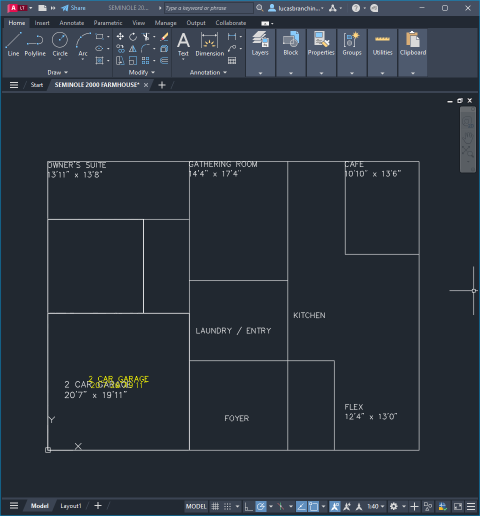
#> input picture backend/data/whitestone-v2.png, 960 x 1032 px (shown at 1/2 size)
$ python -i label_converter.py   (imports and definitions only)
#> lines starting #> are read from the running program, lines starting #| are printed output that depends on the picture; after the words box and inside, x2 and y2 are one past the last pixel; in counts of white or black regions, pixels touching at a corner belong together
#> in convert, img_bgr is the input picture: shape (1032, 960, 3); mean B, G, R 59.5, 50.2, 42.4
"""
label_converter.py  —  converts a hand-painted / AI-painted TRAIN ONE.png
into the label.npy + heatmaps.json format that CubiCasa training expects.

Matches painted colors to class IDs using nearest-neighbor in RGB space.
Tolerant of slight color variations from AI painters.

Usage:
    python training/label_converter.py                        # all folders
    python training/label_converter.py --folder D:/PointAIData/dataset/0001
    python training/label_converter.py --preview              # save preview PNGs
    python training/label_converter.py --start 12 --end 221  # range of folders
"""
from __future__ import annotations

import argparse
import json
import numpy as np
import cv2
from pathlib import Path

# ---------------------------------------------------------------------------
# Color → class mapping
# ---------------------------------------------------------------------------

# Room segmentation classes (label channel)
ROOM_COLORS: list[tuple[tuple[int,int,int], int, str]] = [
    ((255, 255, 255),  0,  "background"),
    ((244, 249, 239),  1,  "outdoor"),
    ((32,  37,  45),   2,  "wall"),
    ((241, 231, 214),  3,  "kitchen"),
    ((250, 241, 221),  4,  "living"),
    ((233, 242, 255),  5,  "bedroom"),
    ((226, 241, 245),  6,  "bath"),
    ((240, 240, 240),  7,  "entry"),
    ((226, 226, 226),  8,  "railing"),
    ((237, 230, 239),  9,  "storage"),
    ((231, 233, 236),  10, "garage"),
    ((248, 248, 248),  11, "room"),
]

# Icon segmentation classes (separate channel)
ICON_COLORS: list[tuple[tuple[int,int,int], int, str]] = [
    ((255, 255, 255),  0,  "background"),
    ((69,  142, 255),  1,  "window"),
    ((214, 116, 47),   2,  "door"),
]

# Build numpy arrays for fast nearest-neighbor matching
_ROOM_PALETTE = np.array([c[0] for c in ROOM_COLORS], dtype=np.float32)   # (N, 3)
_ROOM_IDS     = np.array([c[1] for c in ROOM_COLORS], dtype=np.uint8)

_ICON_PALETTE = np.array([c[0] for c in ICON_COLORS], dtype=np.float32)
_ICON_IDS     = np.array([c[1] for c in ICON_COLORS], dtype=np.uint8)


def _nearest(pixels: np.ndarray, palette: np.ndarray, ids: np.ndarray) -> np.ndarray:
    """
    For each pixel (N,3) find the nearest color in palette → return class IDs (N,).
    Uses chunked processing to avoid OOM on large images.
    """
    h = pixels.shape[0]
    result = np.zeros(h, dtype=np.uint8)
    chunk = 50_000
    for start in range(0, h, chunk):
        end = min(start + chunk, h)
        diff = pixels[start:end, None, :] - palette[None, :, :]   # (C,N,3)
        dist = np.sum(diff ** 2, axis=2)                           # (C,N)
        result[start:end] = ids[np.argmin(dist, axis=1)]
    return result


def _separate_walls_from_doors(rgb: np.ndarray) -> tuple[np.ndarray, np.ndarray]:
    """
    Separate wall pixels from door arc pixels.

    Strategy:
    1. Dark pixels (R<80, G<80, B<80) → always walls — AI paints walls near-black
    2. Orange pixels (R>150, R-B>80) → ambiguous (could be wall or door)
       Apply thickness test: thick orange → wall, thin orange → door
    3. Blue pixels → windows (handled separately, not touched here)

    Returns (wall_mask, door_mask) as boolean arrays (H, W).
    """
    r = rgb[:,:,0].astype(int)
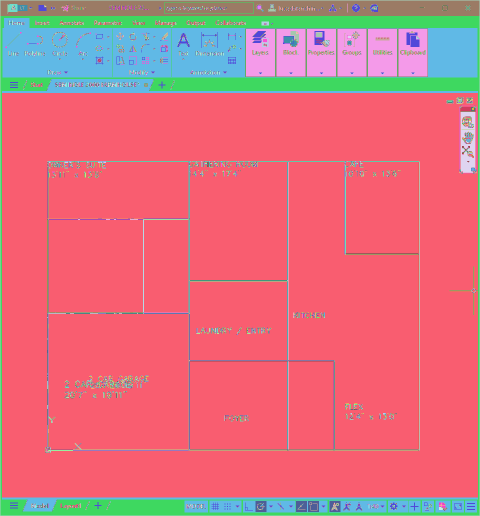
#> r: shape (1032, 960) int64 (shown at 1/2 size); 237 distinct labels, from 6 to 255; one colour per label, 0 black
    g = rgb[:,:,1].astype(int)
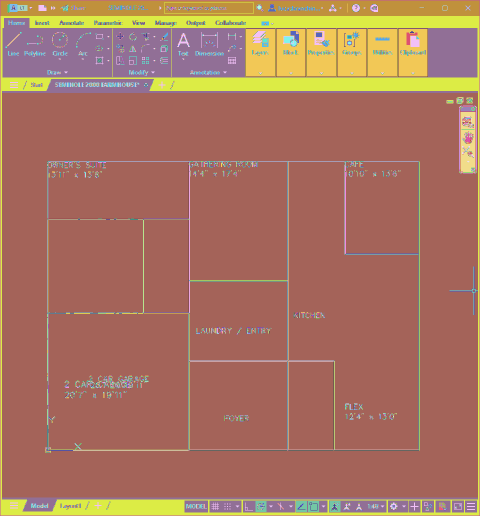
#> g: shape (1032, 960) int64 (shown at 1/2 size); 234 distinct labels, from 8 to 255; one colour per label, 0 black
    b = rgb[:,:,2].astype(int)
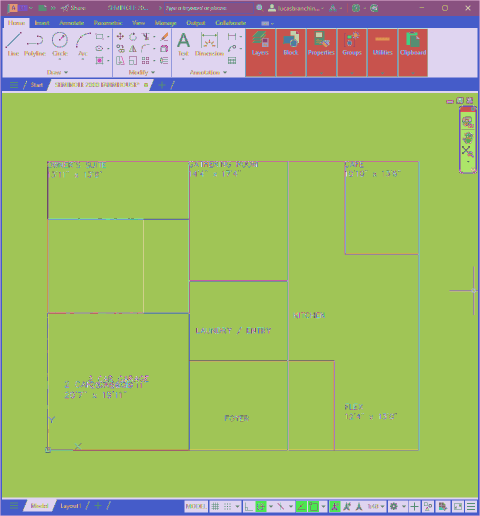
#> b: shape (1032, 960) int64 (shown at 1/2 size); 256 distinct labels, from 0 to 255; one colour per label, 0 black

    # 1. Dark pixels = walls (painted near-black by AI)
    dark_wall = (r < 80) & (g < 80) & (b < 80)
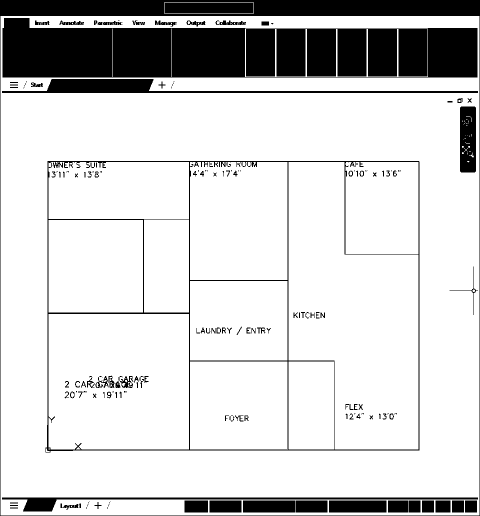
#> dark_wall: shape (1032, 960) bool (shown at 1/2 size); 82.2% white; 167 black regions (46 under 20 px), largest, box (x1, y1, x2, y2) and area: (5, 36, 955, 155) 59374, (0, 0, 960, 1032) 29718, (91, 322, 839, 905) 12230

    # 2. Orange pixels = ambiguous (wall boundary lines OR door arcs)
    orange = (r > 130) & (r - b > 80) & (g < 160)
#> orange: shape (1032, 960) bool; 0.08% white; 355 white regions (354 under 20 px), largest, box (x1, y1, x2, y2) and area: (15, 8, 35, 26) 275

    # Apply morphological thickness test on orange only
    ERODE_PX = 6  # walls ~10-20px thick; door arcs ~2-4px → 6px separates them
    kernel = cv2.getStructuringElement(cv2.MORPH_RECT, (ERODE_PX, ERODE_PX))
    orange_u8 = orange.astype(np.uint8)
    thick_orange = cv2.erode(orange_u8, kernel, iterations=1)
#> thick_orange: shape (1032, 960); values 0 (black) and 1 (white), 0% white; 2 white regions (1 under 20 px), largest, box (x1, y1, x2, y2) and area: (18, 11, 23, 22) 34
    thick_orange = cv2.dilate(thick_orange, kernel, iterations=1)
#> thick_orange: shape (1032, 960); values 0 (black) and 1 (white), 0.02% white; 2 white regions, box (x1, y1, x2, y2) and area: (16, 9, 26, 25) 139, (30, 9, 36, 16) 42

    orange_wall = thick_orange.astype(bool)   # thick orange → wall
    orange_door = orange & ~orange_wall        # thin orange → door arc
#> orange_door: shape (1032, 960) bool; 0.07% white in thin lines or dots, all inside (x1, y1, x2, y2) = (15, 8, 887, 1020)

    wall_mask = dark_wall | orange_wall
#> wall_mask: shape (1032, 960) bool; 82.3% white; 167 black regions (46 under 20 px), largest, box (x1, y1, x2, y2) and area: (5, 36, 955, 155) 59374, (0, 0, 960, 1032) 29537, (91, 322, 839, 905) 12230
    door_mask = orange_door

    return wall_mask, door_mask


def convert(label_path: Path, preview: bool = False) -> dict:
    """
    Convert TRAIN ONE.png → label.npy + heatmaps.json
    Returns dict with pixel counts per class.
    """
    img_bgr = cv2.imread(str(label_path))
    if img_bgr is None:
        raise FileNotFoundError(f"Cannot read {label_path}")

    rgb = cv2.cvtColor(img_bgr, cv2.COLOR_BGR2RGB)
    h, w = rgb.shape[:2]
    flat = rgb.astype(np.float32).reshape(-1, 3)

    # --- Separate thick walls from thin door arcs by morphology ---
    wall_mask, door_mask_morph = _separate_walls_from_doors(rgb)

    # --- Room label mask (nearest color) ---
    room_flat = _nearest(flat, _ROOM_PALETTE, _ROOM_IDS)
    room_mask = room_flat.reshape(h, w)

    # Override: thick orange/dark regions → wall class regardless of color match
    room_mask[wall_mask] = 2   # wall
#> room_mask: shape (1032, 960); min 0, max 11, mean 2.13

    # --- Icon label mask ---
    icon_flat = _nearest(flat, _ICON_PALETTE, _ICON_IDS)
    icon_mask = icon_flat.reshape(h, w)

    # Override: thin orange regions → door class; thick → clear icon (already wall)
    icon_mask[door_mask_morph] = 2   # door
    icon_mask[wall_mask]       = 0   # not an icon, it's a wall
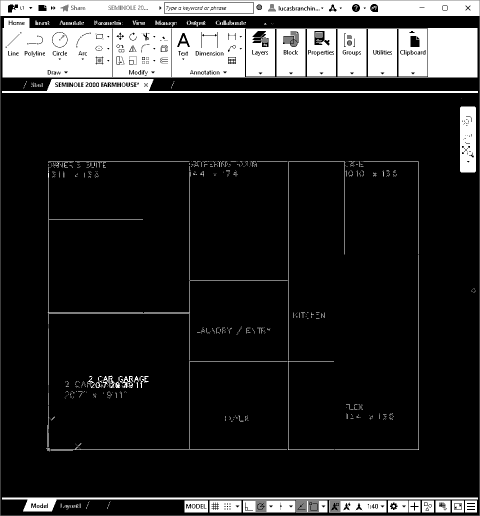
#> icon_mask: shape (1032, 960) (shown at 1/2 size); min 0, max 2, mean 0.31; drawn with min black and max white

    # --- Stack into (2, H, W) label array ---
    label = np.stack([room_mask, icon_mask], axis=0)   # channel 0=room, 1=icon

    # --- Heatmaps: junction points from wall mask ---
    heatmaps = _detect_junctions(room_mask)

    # --- Save ---
    out_dir = label_path.parent
    np.save(str(out_dir / "label.npy"), label)
    (out_dir / "heatmaps.json").write_text(
        json.dumps({str(k): v for k, v in heatmaps.items()}, indent=2),
        encoding="utf-8"
    )

    # --- Optional preview ---
    if preview:
        _save_preview(out_dir, rgb.astype(np.uint8), room_mask, icon_mask, heatmaps)

    # --- Stats ---
    stats = {}
    for _, cid, name in ROOM_COLORS:
        stats[name] = int(np.sum(room_mask == cid))
    for _, cid, name in ICON_COLORS[1:]:  # skip background
        stats[name] = int(np.sum(icon_mask == cid))
    return stats


# ---------------------------------------------------------------------------
# Junction detection from wall mask
# ---------------------------------------------------------------------------
def _detect_junctions(wall_mask: np.ndarray) -> dict[int, list[list[int]]]:
    """
    Detect L / T / X junction points from wall binary mask.
    Returns heatmaps dict: {channel_id: [[x,y], ...]}
    Channels: 0=L-junction, 1=T-junction, 2=X-junction
    """
    binary = (wall_mask == 2).astype(np.uint8) * 255
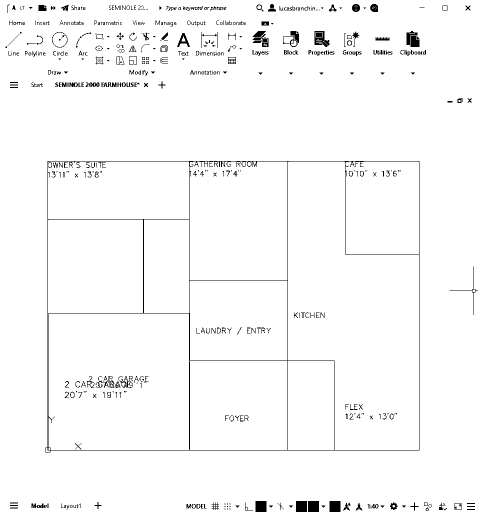
#> binary: shape (1032, 960) (shown at 1/2 size); 97.5% white; black in thin lines or dots

    # Skeletonize
    from skimage.morphology import skeletonize
    skel = skeletonize(binary > 0).astype(np.uint8)
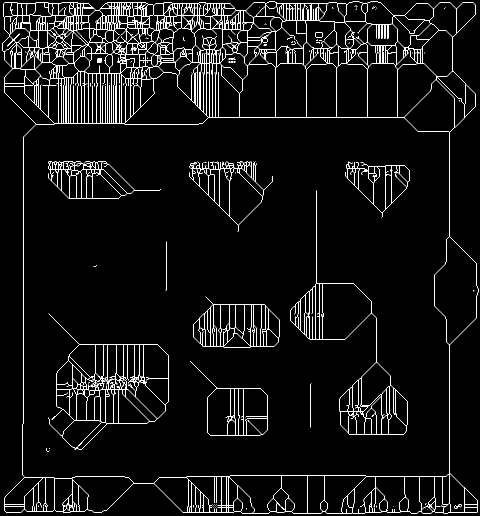
#> skel: shape (1032, 960) (shown at 1/2 size); values 0 (black) and 1 (white), 4.3% white in thin lines or dots

    junctions: dict[int, list[list[int]]] = {0: [], 1: [], 2: []}

    # For each skeleton pixel count its neighbors
    ys, xs = np.where(skel > 0)
    for y, x in zip(ys, xs):
        if y == 0 or y >= skel.shape[0]-1 or x == 0 or x >= skel.shape[1]-1:
            continue
        neighborhood = skel[y-1:y+2, x-1:x+2].copy()
        neighborhood[1, 1] = 0
        n = int(neighborhood.sum())
        if n == 2:
            junctions[0].append([int(x), int(y)])   # L-junction
        elif n == 3:
            junctions[1].append([int(x), int(y)])   # T-junction
        elif n >= 4:
            junctions[2].append([int(x), int(y)])   # X-junction
#> this loop made 42513 passes
#> (y, x) on passes 1 to 3: (3, 538), (3, 539), (3, 540)

    return junctions


# ---------------------------------------------------------------------------
# Preview
# ---------------------------------------------------------------------------
_PREVIEW_ROOM = {
    0: (255,255,255), 1: (244,249,239), 2: (32,37,45),
    3: (241,231,214), 4: (250,241,221), 5: (233,242,255),
    6: (226,241,245), 7: (240,240,240), 8: (226,226,226),
    9: (237,230,239), 10: (231,233,236), 11: (248,248,248),
}

# [74 lines left out: functions _save_preview, main, not called in this run]


# [2 lines not run here, left out]

>>> result = convert('../backend/data/whitestone-v2.png')
#> in convert, `heatmaps = _detect_junctions(room_mask)`: heatmaps = 3 items
#> (the run stopped early here; a loop or call above may not have finished)
